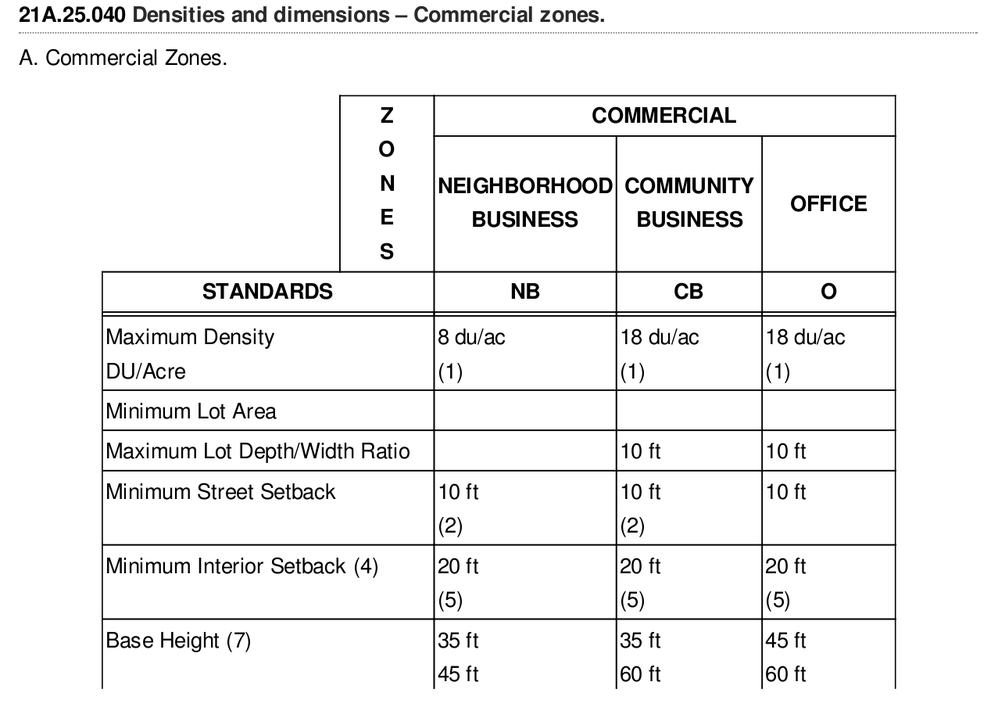
#> input picture morphological transformations/image/table5.png, 998 x 707 px, shrunk from 1277 x 904 before the run
$ jupyter execute 'Морфологический фильтр .ipynb'   (shell and % lines are left out)
#> lines starting #> are read from the running program, lines starting #| are printed output that depends on the picture; after the words box and inside, x2 and y2 are one past the last pixel; in counts of white or black regions, pixels touching at a corner belong together
[cell 1]
import numpy as np
import cv2

import matplotlib.pyplot as plt

dst(x,y) = \begin{cases}
 threshold  & \mbox{if } src(x,y) > thresh  \\
 maxval & otherwise
\end{cases}

[cell 2]
image  = cv2.imread('image/table5.png')
#> image is the input picture: shape (707, 998, 3); min 0, max 255, mean 240.7
result = image.copy()
gray   = cv2.cvtColor(image,cv2.COLOR_BGR2GRAY)
thresh = cv2.threshold(gray, 0, 255, cv2.THRESH_BINARY_INV + cv2.THRESH_OTSU)[1]
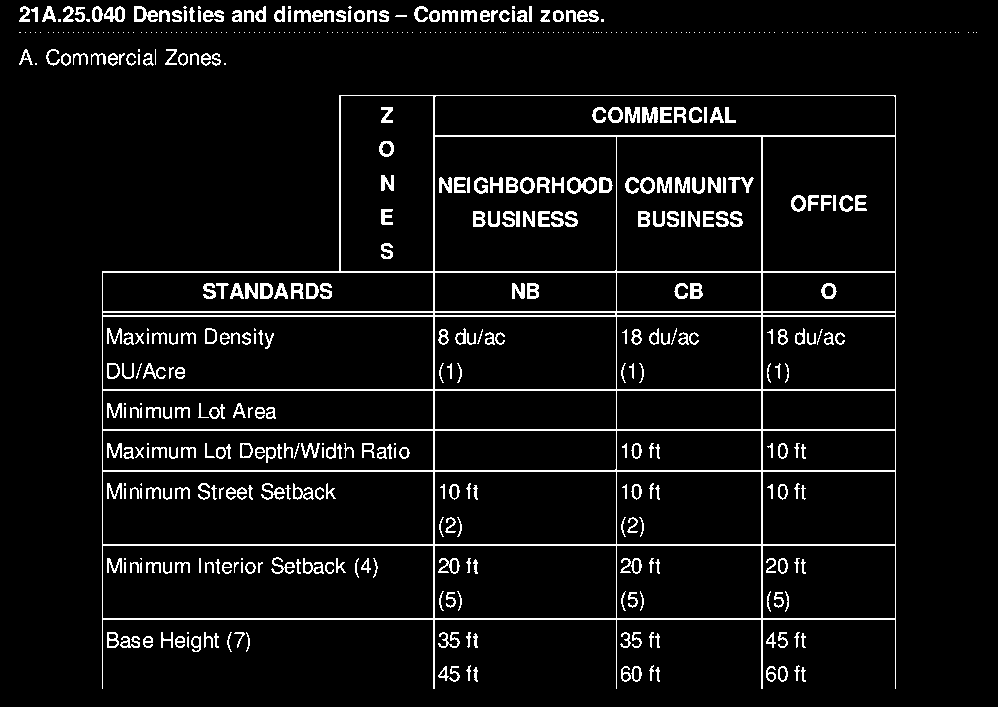
#> thresh: shape (707, 998); 6.2% white in thin lines or dots

[cell 3]
plt.figure(figsize=(20, 20))
plt.imshow(thresh)

### Remove horizontal lines

[cell 4]
horizontal_kernel = cv2.getStructuringElement(cv2.MORPH_RECT, (75,1))
remove_horizontal = cv2.morphologyEx(thresh, cv2.MORPH_OPEN, horizontal_kernel, iterations=2)
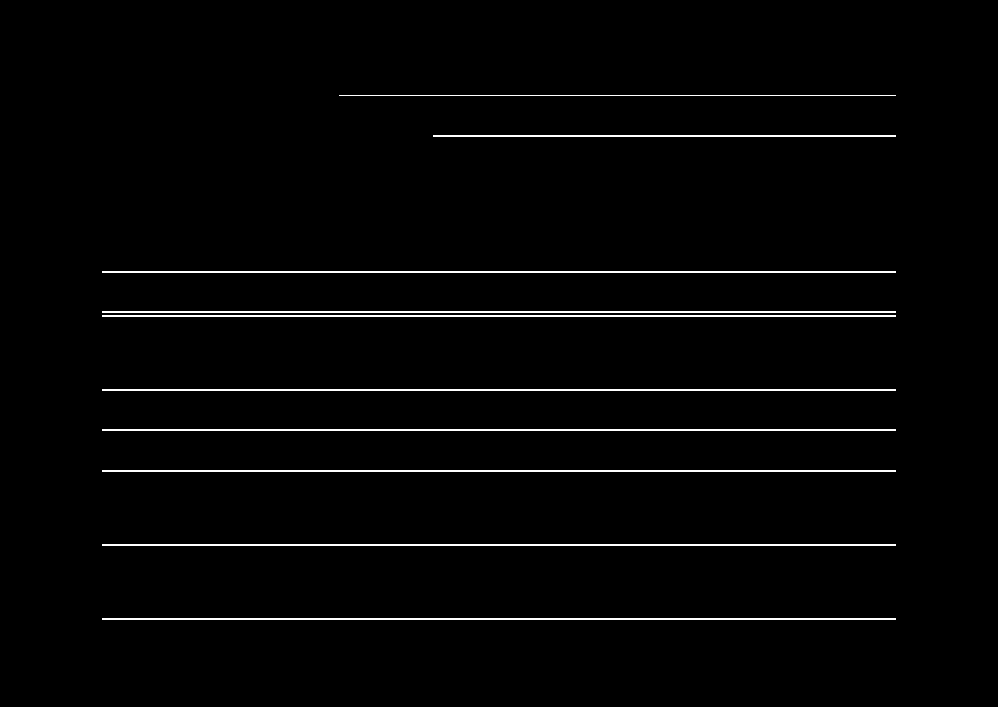
#> remove_horizontal: shape (707, 998); 2% white in thin lines or dots, all inside (x1, y1, x2, y2) = (102, 95, 896, 620)
cnts = cv2.findContours(remove_horizontal, cv2.RETR_EXTERNAL, cv2.CHAIN_APPROX_SIMPLE)
#> cnts = 10 contours, 1 with area under 20; largest, box (x1, y1, x2, y2) and area: (102, 618, 896, 620) 793, (102, 544, 896, 546) 793, (102, 470, 896, 472) 793, (102, 429, 896, 431) 793, (102, 389, 896, 391) 793
cnts = cnts[0] if len(cnts) == 2 else cnts[1]
for c in cnts:
    cv2.drawContours(result, [c], -1, (255,255,255), 5)
#> this loop made 10 passes
#> c on passes 1 to 10: [[102, 618], [102, 619], [895, 619], [895, 618]], [[102, 544], [102, 545], [895, 545], [895, 544]], [[102, 470], [102, 471], [895, 471], [895, 470]], [[102, 429], [102, 430], [895, 430], [895, 429]], [[102, 389], [102, 390], [895, 390], [895, 389]], [[102, 315], [102, 316], [895, 316], [895, 315]], [[102, 311], [102, 312], [895, 312], [895, 311]], [[102, 271], [102, 272], [895, 272], [895, 271]], [[433, 135], [433, 136], [895, 136], [895, 135]], [[339, 95], [895, 95]]
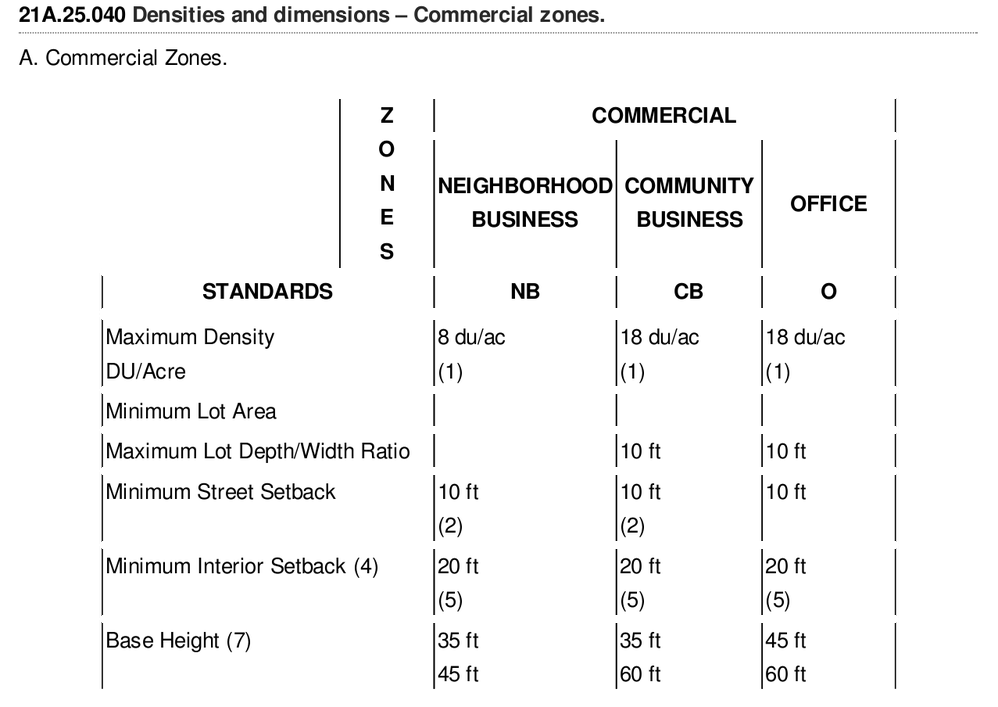
#> result: shape (707, 998, 3); 4.67% of pixels changed, all inside (x1, y1, x2, y2) = (99, 92, 899, 623)

[cell 5]
plt.figure(figsize=(20, 20))
plt.imshow(result)

### Remove vertical lines

[cell 6]
vertical_kernel = cv2.getStructuringElement(cv2.MORPH_RECT, (1,75))
#> vertical_kernel = 75 values from 1 to 1
remove_vertical = cv2.morphologyEx(thresh, cv2.MORPH_OPEN, vertical_kernel, iterations=2)
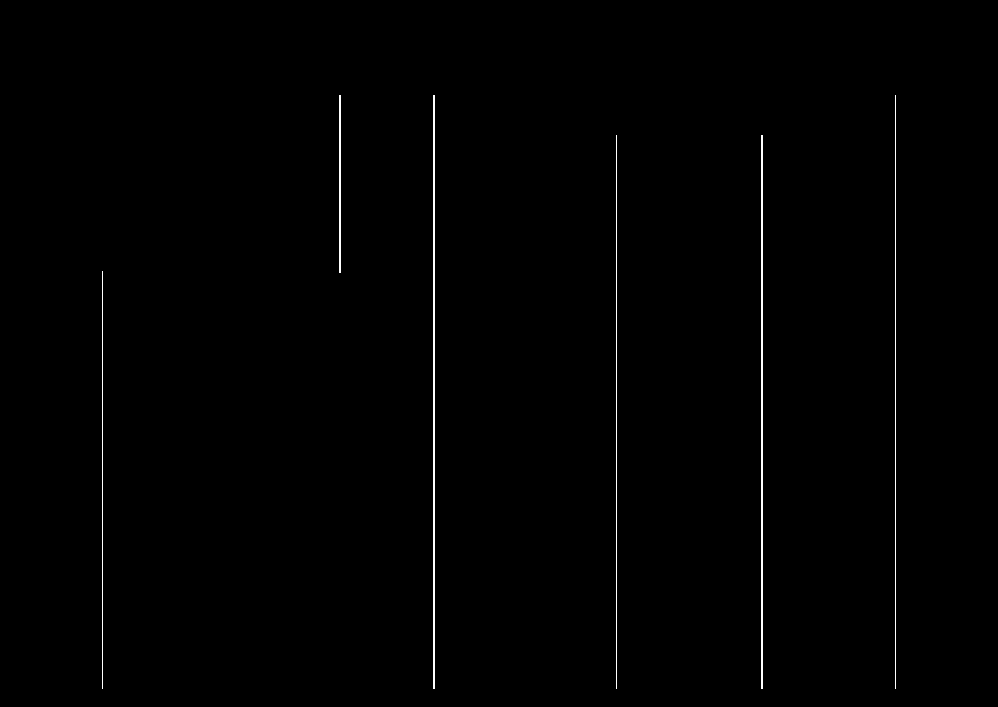
#> remove_vertical: shape (707, 998); 0.6% white in thin lines or dots, all inside (x1, y1, x2, y2) = (102, 95, 896, 689)
cnts = cv2.findContours(remove_vertical, cv2.RETR_EXTERNAL, cv2.CHAIN_APPROX_SIMPLE)
#> cnts = 6 contours, 3 with area under 20; largest, box (x1, y1, x2, y2) and area: (433, 95, 435, 689) 593, (761, 135, 763, 689) 553, (339, 95, 341, 273) 177
cnts = cnts[0] if len(cnts) == 2 else cnts[1]
for c in cnts:
    cv2.drawContours(result, [c], -1, (255,255,255), 5)
#> this loop made 6 passes
#> c on passes 1 to 6: [[102, 271], [102, 688]], [[761, 135], [761, 688], [762, 688], [762, 135]], [[616, 135], [616, 688]], [[895, 95], [895, 688]], [[433, 95], [433, 688], [434, 688], [434, 95]], [[339, 95], [339, 272], [340, 272], [340, 95]]
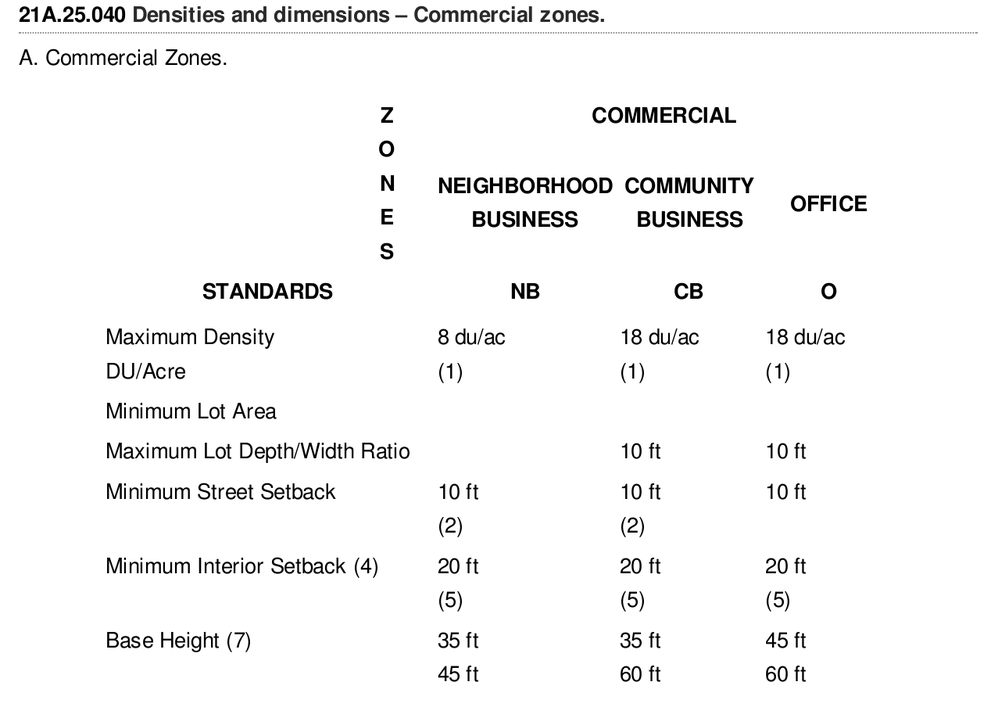
#> result: shape (707, 998, 3); 1.72% of pixels changed, all inside (x1, y1, x2, y2) = (99, 96, 899, 690)

[cell 7]
plt.figure(figsize=(20, 20))
plt.imshow(result)

[cell 8]
kernel = np.ones((5,5), np.uint8)

[cell 9]
r = image - result

plt.figure(figsize=(20, 20))
plt.imshow(255 - cv2.dilate(r, kernel))

[cell 10]
def Binarization(gray_img, threshold = 250):
#> called with threshold = 250
    binarized = 1.0 * (gray_img > threshold)
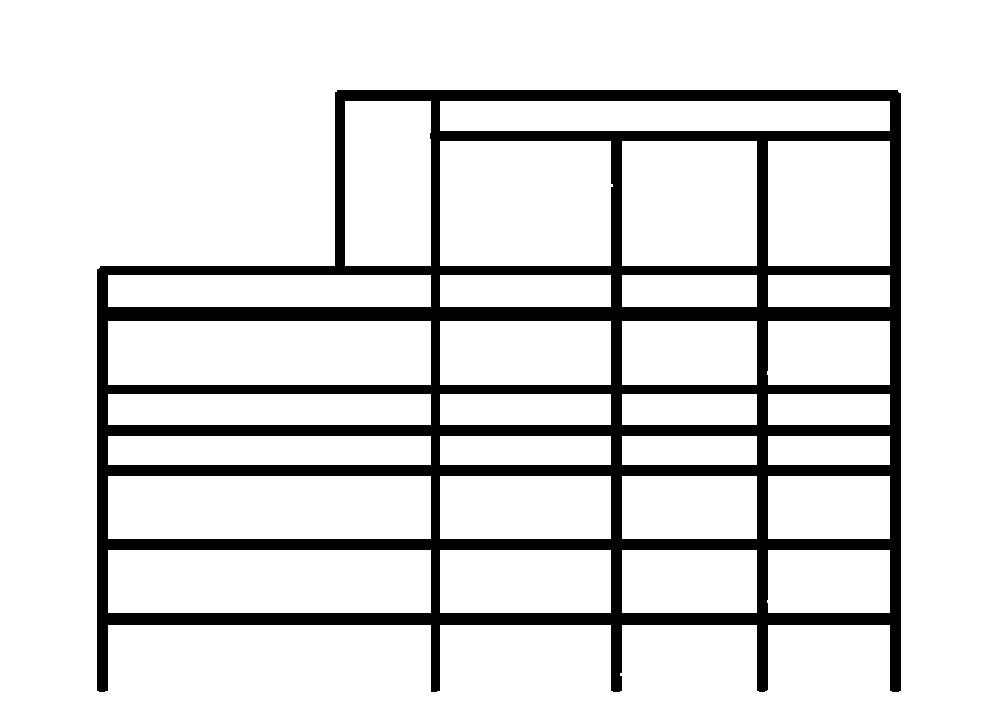
#> binarized: shape (707, 998, 3) float64; values 0 (black) and 1 (white), 86% white; 1 black region, box (x1, y1, x2, y2) and area: (97, 90, 901, 692) 98776
    return binarized

$ run again, with morphological transformations/image/example2.png copied over morphological transformations/image/table5.png
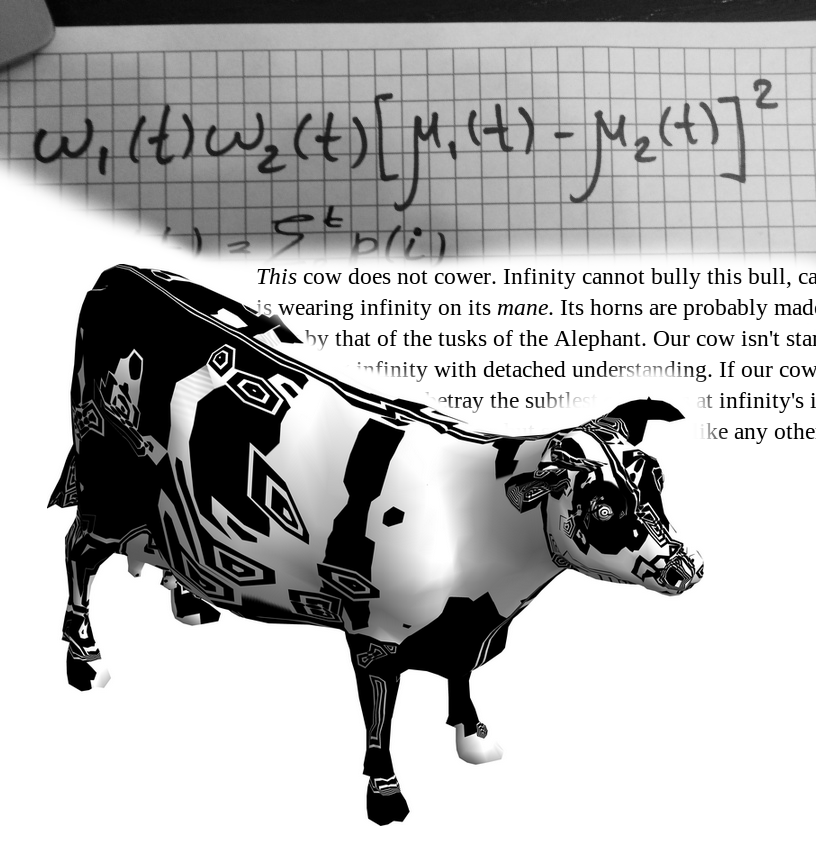
#> input picture morphological transformations/image/example2.png, 816 x 845 px
#> image is the input picture: shape (845, 816, 3); min 0, max 255, mean 179.3
#> thresh: shape (845, 816); 29.6% white; 392 white regions (175 under 20 px), largest, box (x1, y1, x2, y2) and area: (47, 264, 699, 826) 113759, (0, 0, 816, 259) 75056, (251, 450, 310, 545) 1409
#> remove_horizontal: shape (845, 816); 9.4% white; 22 white regions
#> `cnts = cv2.findContours(remove_horizontal, cv2.RETR_EXTERNAL, cv2.CHAI..`: cnts = 22 contours, 7 with area under 20; largest, box (x1, y1, x2, y2) and area: (45, 172, 580, 242) 19100, (0, 0, 816, 27) 18462, (163, 571, 424, 624) 10008, (0, 127, 438, 141) 2226, (75, 331, 247, 345) 2058
#> the loop `for c in cnts:` made 22 passes
#> c on passes 8, 11, 13, 15, 16, 17, 18, 19: [[33, 165], [183, 165]], [[17, 142], [167, 142]], [[0, 112], [103, 112]], [[0, 99], [0, 101], [94, 101], [94, 99]], [[0, 97], [80, 97]], [[0, 93], [114, 93]], [[0, 89], [81, 89]], [[0, 83], [74, 83]]
#> after the loop `for c in cnts:`:
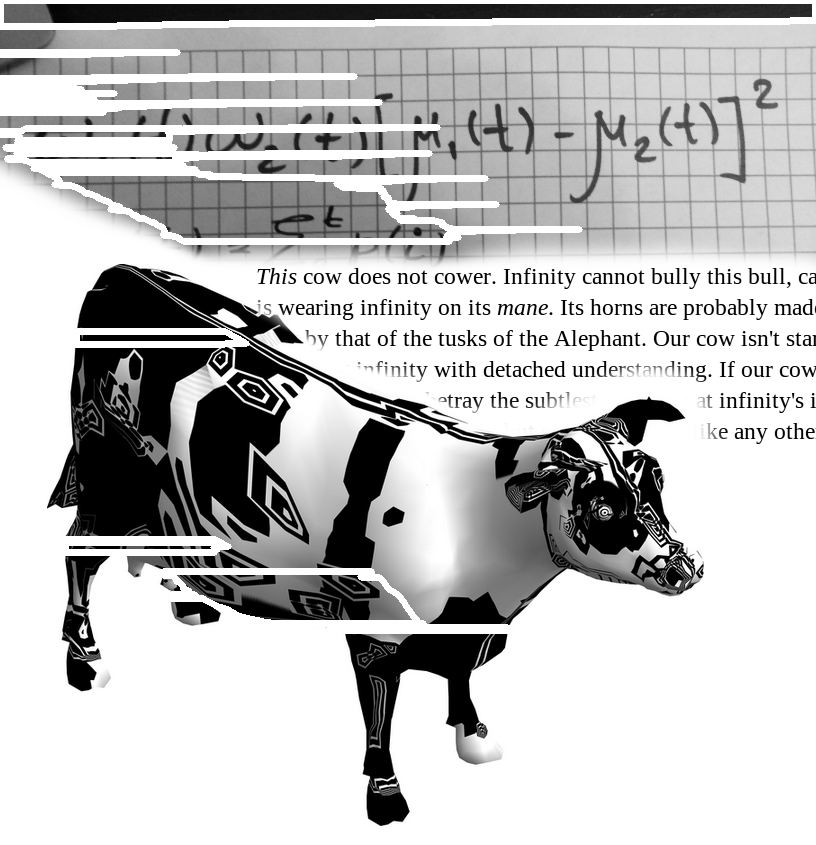
#> result: shape (845, 816, 3); 7.26% of pixels changed, all inside (x1, y1, x2, y2) = (0, 0, 816, 634)
#> vertical_kernel = 75 values from 1 to 1
#> remove_vertical: shape (845, 816); 5.7% white; 25 white regions
#> `cnts = cv2.findContours(remove_vertical, cv2.RETR_EXTERNAL, cv2.CHAIN_..`: cnts = 25 contours, 7 with area under 20; largest, box (x1, y1, x2, y2) and area: (75, 271, 110, 626) 8716, (0, 0, 52, 176) 6880, (143, 279, 169, 589) 6040, (491, 435, 512, 657) 3586, (349, 430, 361, 705) 2535
#> the loop `for c in cnts:` made 25 passes
#> c on passes 2, 3, 9, 13, 14, 16, 17: [[69, 529], [69, 683]], [[521, 462], [521, 610]], [[111, 405], [111, 554]], [[378, 94], [378, 248]], [[349, 72], [349, 242]], [[270, 62], [270, 244]], [[296, 57], [296, 244]]
#> in Binarization, `binarized = 1.0 * (gray_img > threshold)`:
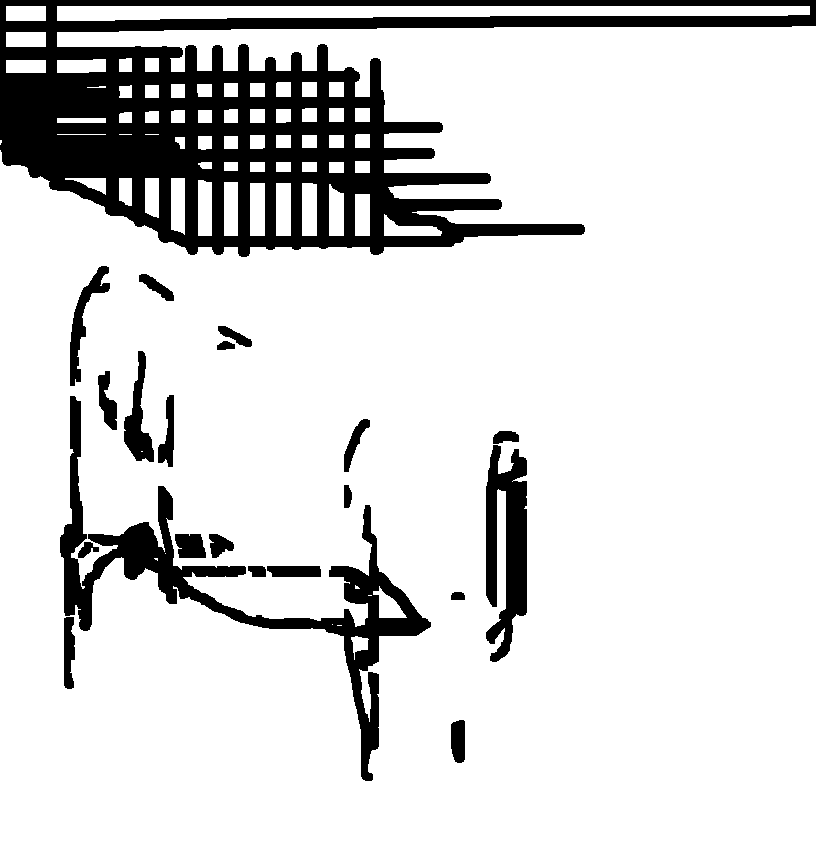
#> binarized: shape (845, 816, 3) float64; values 0 (black) and 1 (white), 85% white; 21 black regions, largest, box (x1, y1, x2, y2) and area: (0, 0, 816, 257) 71843, (60, 396, 431, 781) 16732, (486, 445, 527, 662) 5792
